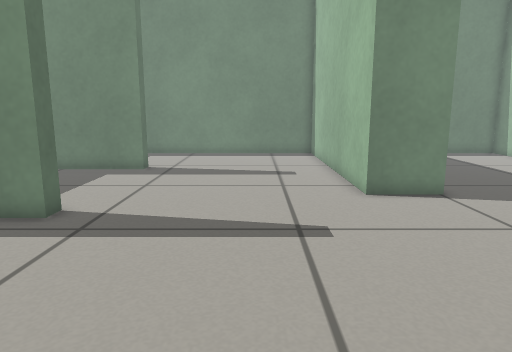
[1] (above)

17 first-person views from a walk through a robot-simulator world made for Gazebo. The camera is 0.53 m above the floor, tilts 10° down and sees 70° across. The floor is counted in squares, 0.2 m on a side. Each view is taken from the middle of a square. On the plan, view 1 faces up. The plan holds only what a view shows up to about 20 squares ahead; the rest is blank.

[2]
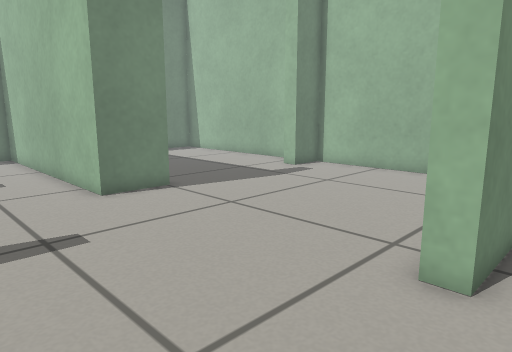

[3]
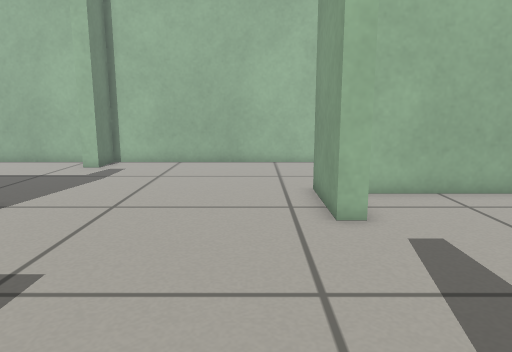

[4]
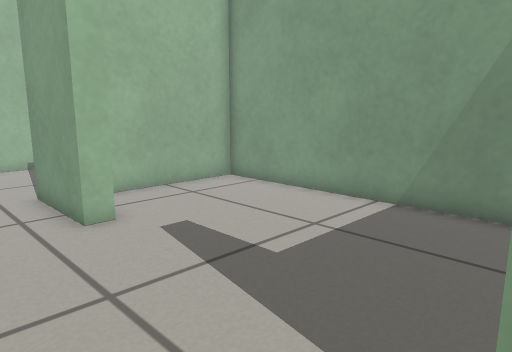

[5]
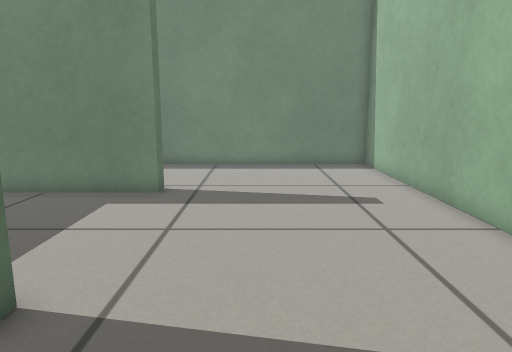

[6]
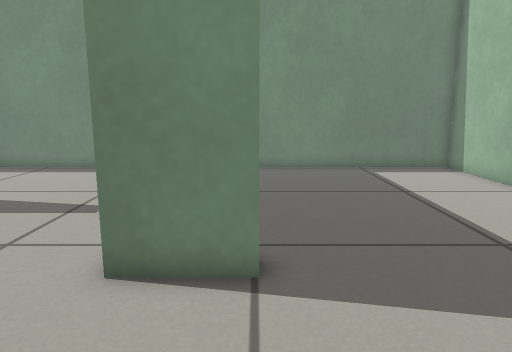

[7]
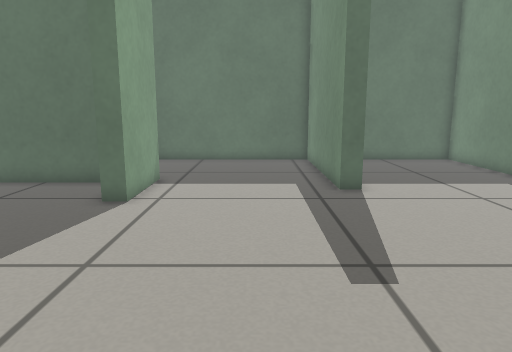

[8]
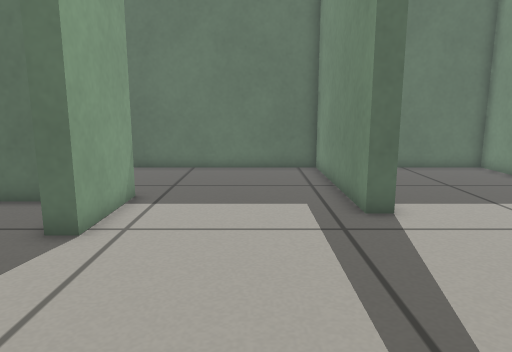

[9]
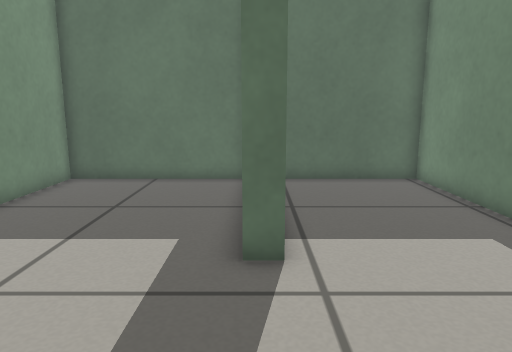

[10]
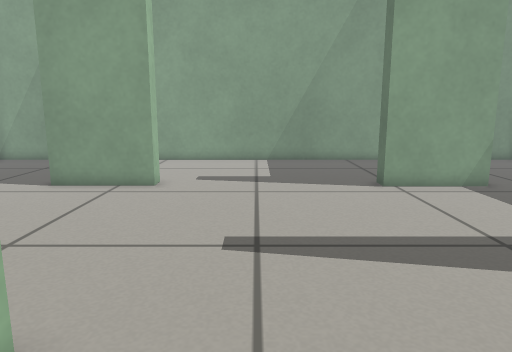

[11]
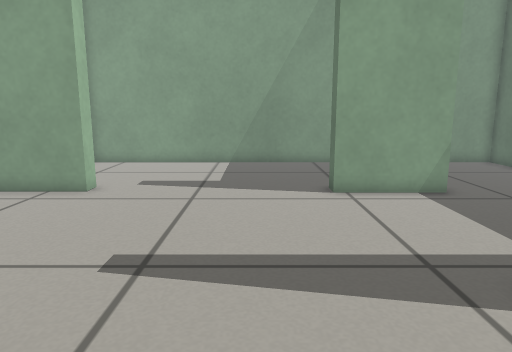

[12]
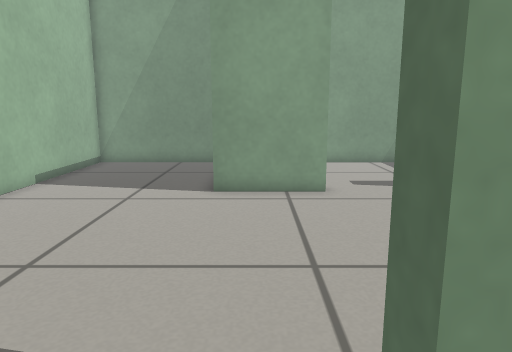

[13]
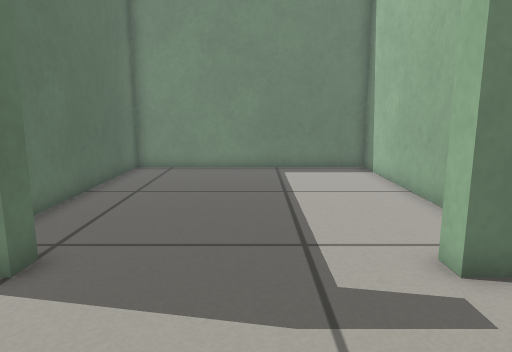

[14]
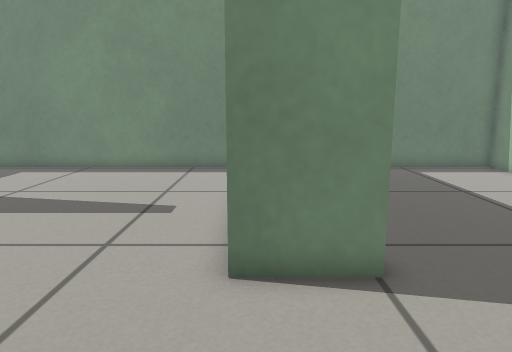

[15]
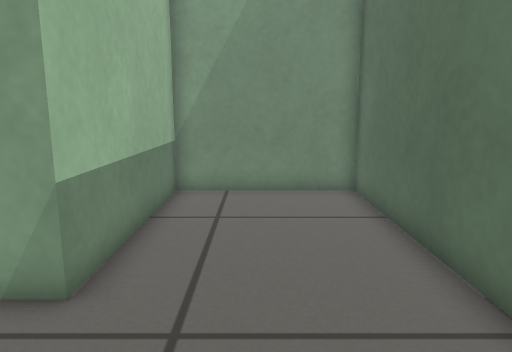

[16]
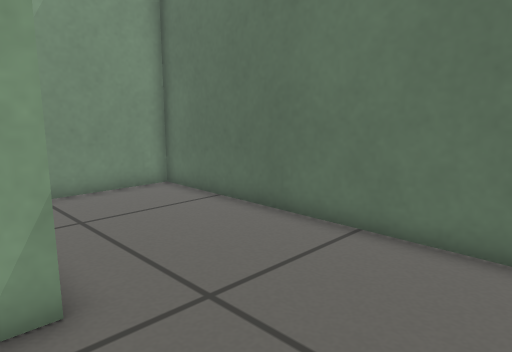

[17]
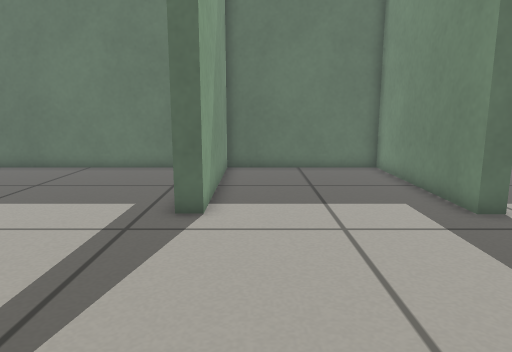

### Floor plan
Points are (right, up) in squares from view 1. A wall is a line through its corners. A room is listed if a view was taken in it or the views show most of it. See-through windows are left out.
Room 1 (views 1, 2, 3, 4, 5, 6, 7, 8, 9, 10, 11, 12, 13, 14, 17)
walls: (5.6, 12.3) (6.1, 12.3) (6.1, 11.5) (3.6, 11.5) (3.6, 23.4) (-13.3, 23.4) (-13.3, 18.1); (-5.3, 17.6) (-5.3, 16.8) (-13.3, 16.8) (-13.3, 9.6) (-5.3, 9.6) (-5.3, 8.9); (7.2, 1.3) (4.7, 1.3) (4.7, 2) (8.5, 2); (-5.6, 2.2) (-3.6, 2.2) (-3.6, 1.4); (15.2, 13.1) (15.2, 23.4) (4.3, 23.4) (4.3, 15); (-6.6, 0.3) (-6.6, -3.6); (9.1, -5.1) (15.2, -5.1) (15.2, 11.5) (13.3, 11.5) (13.3, 12.4); (-5.9, -5.1) (7.7, -5.1) (7.7, 0.4)
ways out: opening at (-6.5, 5.5) to room 2
Room 2 (views 15, 16)
walls: (-5.3, 8.9) (-13.3, 8.9) (-13.3, -5.1) (-7.3, -5.1) (-7.3, 2.2) (-5.6, 2.2)
ways out: opening at (-6.5, 5.5) to room 1

Where each view was taken, in squares from view 1:
view 1: 0 up, 0 right, facing up
view 2: 0 up, 1 left, facing up-right
view 3: 4 up, 4 left, facing right
view 4: 5 up, 4 left, facing down-right
view 5: 5 up, 2 left, facing up
view 6: 6 up, 6 right, facing up
view 7: 6 up, 7 right, facing left
view 8: 6 up, 4 right, facing left
view 9: 17 up, 1 right, facing left
view 10: 15 up, 1 right, facing down
view 11: 14 up, 1 left, facing down
view 12: 14 up, 7 right, facing down
view 13: 6 up, 10 right, facing up
view 14: 6 up, 4 right, facing up
view 15: 7 up, 10 left, facing down
view 16: 7 up, 6 left, facing down-left
view 17: 11 up, 4 right, facing left
